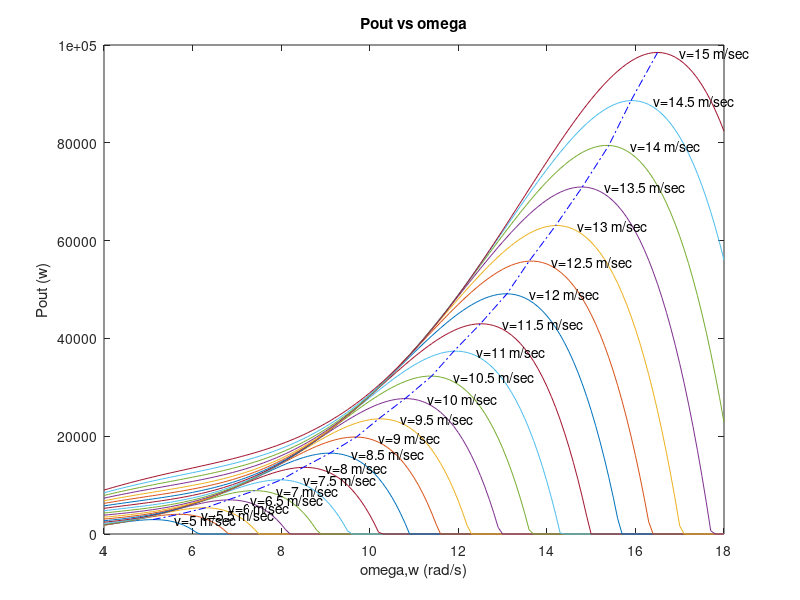

MATLAB code for this plot:

close all
clear all
clc

%camel case is used in variable naming
radius=7; %turbine radius is asumed 7m

turbineEfficiency = 0.8; %efficiency of our turbine 80%

%In this project wind velocity will vary between 4 to 9 m/s
maxWS=15;
minWS=5;

%In this project it is assumed that the environment temperature is 293k 
%in 293k air density=1.2041 kg/m^3 source: https://en.wikipedia.org/wiki/Density_of_air 
airDensity=1.2041;


wMin=4;
wMax=18;


maxWS=maxWS-0.5;
minWS=minWS-0.5;
vvp=((maxWS-minWS)/0.5)+1;    %velocity Variation Point for power graph calculation
w=wMin:0.1:wMax;               %omega Variation Point for power graph calculation
w_len=length(w);
lamda=zeros(vvp,w_len);
cp=lamda;                   
power=lamda;                %declared power which will be used in later
%calculate lambda for all combination of velocity and omega variation point
%coefficient of cp(lamda) equation
c0=0.3906;
c1=0.052;
c2=0.118;
c3=0.16;
c4=0.062;
c5=1.026e-2;
c6=5.65e-4;
powerConst=0.5*pi*(radius^2)*turbineEfficiency*airDensity;
i=1;

while(i<=w_len)
    j=1;
    v=minWS;
    while(v<=maxWS)
        
       %function calculation start for lamda, cp and power
       lamda(j,i)= radius*w(i)/v;
       cp(j,i)=(c1-c2*lamda(j,i)+c3*lamda(j,i)^2-c4*lamda(j,i)^3+c5*lamda(j,i)^4-c6*lamda(j,i)^5)*c0;
       if(cp(j,i)<0)
           cp(j,i)=0;
       end
       power(j,i)=powerConst*(v^3)*cp(j,i);
       %calculation end
       j=j+1;
       v=v+0.5;
    end
    i=i+1;
end



%plot turbine power and maximum power on change of rotor speed for
%different value of wind velocity

figure(1);
plot(w(:,1:w_len),power(:,1:w_len));
hold on;
title('Pout vs omega');
xlabel('omega,w (rad/s)');
ylabel('Pout (w)');


powerTops=zeros(1,vvp);
xPos=powerTops;
symbol='v=';
unit=' m/sec';

for i=1:vvp
[powerTops(i),maxIndex]=max(power(i,:));
xPos(i)=w(maxIndex);
text(xPos(i)+0.5,powerTops(i),strcat(symbol,num2str(i*0.5+minWS),unit));
end
plot(xPos,powerTops,'-.b');
hold off;
